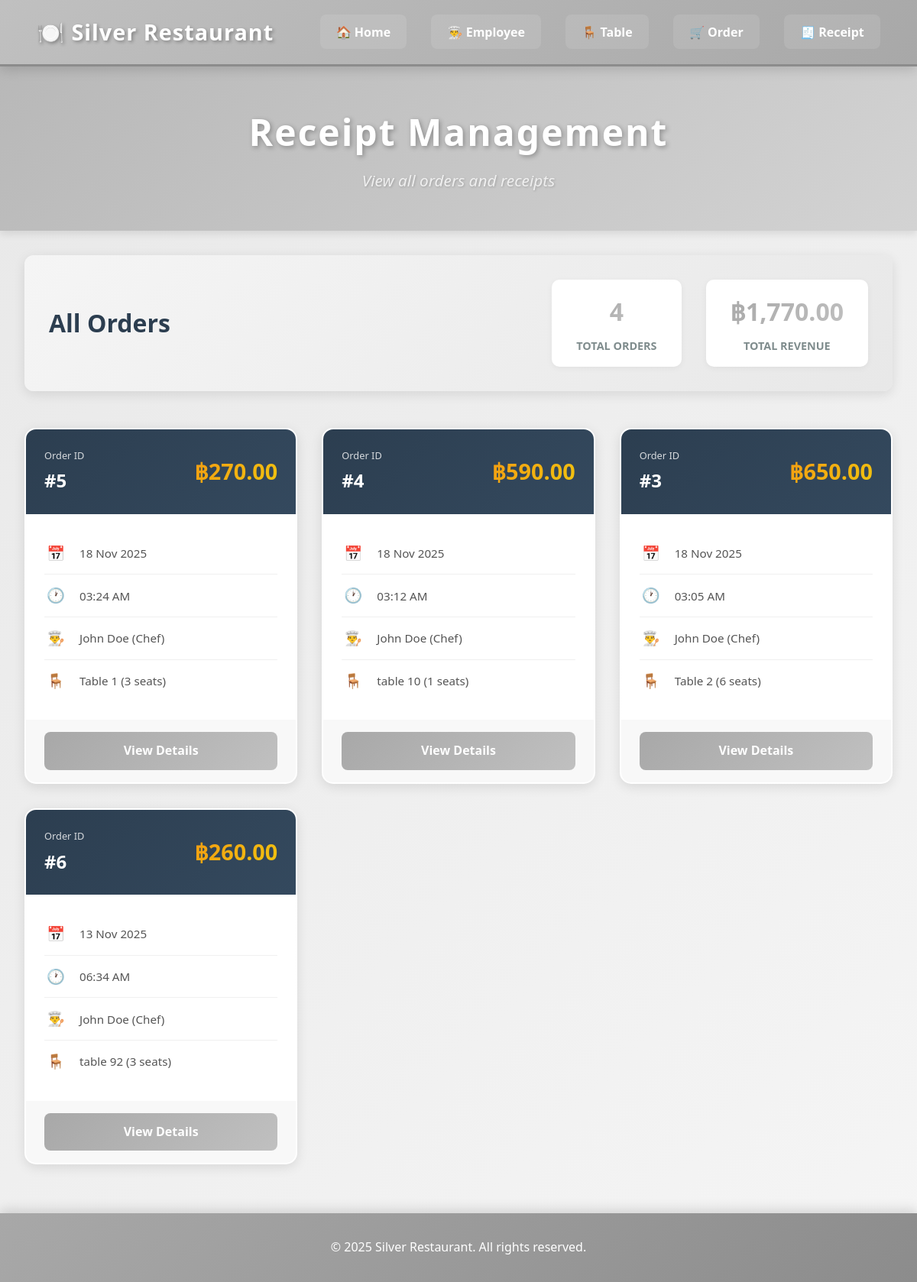
/Receipt.php, run on an earlier commit of the app's database.
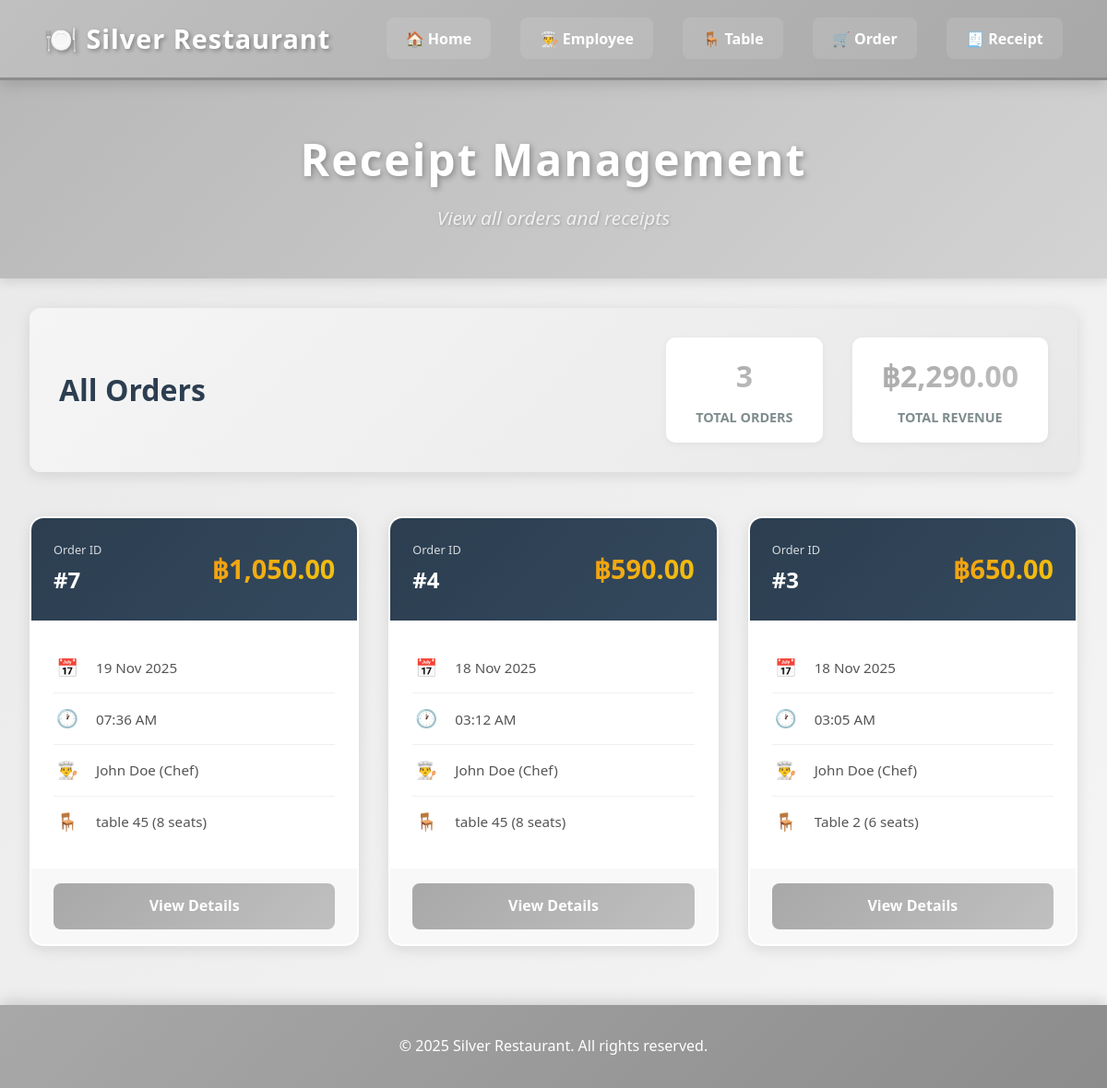
And on a later commit of the database.
### tables this page shows
CREATE TABLE orders (
    order_id INTEGER PRIMARY KEY AUTOINCREMENT,
    employee_id INTEGER NOT NULL,
    table_id INTEGER NOT NULL,
    order_time TEXT NOT NULL,
    order_date TEXT NOT NULL,
    total_amount REAL NOT NULL,
    FOREIGN KEY (employee_id) REFERENCES employee(employee_id),
    FOREIGN KEY (table_id) REFERENCES table_info(table_id)
);

CREATE TABLE employee (
    emp_id INTEGER PRIMARY KEY AUTOINCREMENT,
    empname TEXT NOT NULL,
    position TEXT NOT NULL);

CREATE TABLE table_info (
    table_id INTEGER PRIMARY KEY AUTOINCREMENT,
    table_number TEXT NOT NULL,
    capacity INTEGER NOT NULL,
    status TEXT NOT NULL
);

### Receipt.php (the view, shortened to what this page needs)
<?php
require('DBConnect.php');
$query = "SELECT
    o.order_id,
    o.order_date,
    o.order_time,
    o.total_amount,
    e.empname,
    e.position,
    t.table_number,
    t.capacity
FROM orders o
INNER JOIN employee e ON o.employee_id = e.emp_id
INNER JOIN table_info t ON o.table_id = t.table_id
ORDER BY o.order_date DESC, o.order_time DESC";
$stmt = $db->query($query);
$orders = $stmt->fetchAll(PDO::FETCH_ASSOC);
?>
<!DOCTYPE html>
<html lang="en">
<head>
    <link rel="stylesheet" href="ref.css">
    <link rel="stylesheet" href="Receipt.css">
</head>
<body>
    <nav class="navbar">
        <div class="nav-brand">
            <h1>🍽️ Silver Restaurant</h1>
        </div>
        <ul class="nav-menu">
            <li><a href="index.php">🏠 Home</a></li>
            <li><a href="employee.php">👨‍🍳 Employee</a></li>
            <li><a href="tableU.php">🪑 Table</a></li>
            <li><a href="OrderUi.php">🛒 Order</a></li>
            <li><a href="Receipt.php">🧾 Receipt</a></li>
        </ul>
    </nav>
    <div class="hero-section">
        <h2 class="hero-title">Receipt Management</h2>
        <p class="hero-subtitle">View all orders and receipts</p>
    </div>
    <div class="receipt-container">
        <div class="receipt-header">
            <h2 class="section-title">All Orders</h2>
            <div class="stats-summary">
                <div class="stat-item">
                    <span class="stat-number"><?php echo count($orders); ?></span>
                    <span class="stat-label">Total Orders</span>
                </div>
                <div class="stat-item">
                    <span class="stat-number">฿<?php echo number_format(array_sum(array_column($orders, 'total_amount')), 2); ?></span>
                    <span class="stat-label">Total Revenue</span>
                </div>
            </div>
        </div>
        <?php if (empty($orders)): ?>
            <div class="empty-state">
                <div class="empty-icon">📋</div>
                <h3>No Orders Yet</h3>
                <p>Orders will appear here after they are created</p>
                <a href="OrderUi.php" class="btn-create-order">Create New Order</a>
            </div>
        <?php else: ?>
            <div class="orders-grid">
                <?php foreach($orders as $order): ?>
                    <div class="order-card">
                        <div class="order-card-header">
                            <div class="order-id">
                                <span class="label">Order ID</span>
                                <span class="value">#<?php echo $order['order_id']; ?></span>
                            </div>
                            <div class="order-amount">
                                <span class="amount">฿<?php echo number_format($order['total_amount'], 2); ?></span>
                            </div>
                        </div>
                        <div class="order-card-body">
                            <div class="order-info-row">
                                <span class="icon">📅</span>
                                <span class="text"><?php echo date('d M Y', strtotime($order['order_date'])); ?></span>
                            </div>
                            <div class="order-info-row">
                                <span class="icon">🕐</span>
                                <span class="text"><?php echo date('h:i A', strtotime($order['order_time'])); ?></span>
                            </div>
                            <div class="order-info-row">
                                <span class="icon">👨‍🍳</span>
                                <span class="text"><?php echo $order['empname']; ?> (<?php echo $order['position']; ?>)</span>
                            </div>
                            <div class="order-info-row">
                                <span class="icon">🪑</span>
                                <span class="text"><?php echo $order['table_number']; ?> (<?php echo $order['capacity']; ?> seats)</span>
                            </div>
                        </div>
                        <div class="order-card-footer">
                            <a href="ReceiptDetail.php?order_id=<?php echo $order['order_id']; ?>" class="btn-view-detail">
                                View Details
                            </a>
                        </div>
                    </div>
                <?php endforeach; ?>
            </div>
        <?php endif; ?>
    </div>
    <footer class="footer">
        <p>&copy; 2025 Silver Restaurant. All rights reserved.</p>
    </footer>
</body>
</html>

What changed in the data, as far as the page shows it:
no longer on this page (row unchanged): orders: order_id "5", total_amount "270.00", order_date "18 Nov 2025", order_time "03:24 AM", employee.empname "John Doe", employee.position "Chef", table.table_number "Table 1", table.capacity "3"
no longer on this page (row unchanged): orders: order_id "6", total_amount "260.00", order_date "13 Nov 2025", order_time "06:34 AM", employee.empname "John Doe", employee.position "Chef", table.table_number "table 92", table.capacity "3"
added orders: order_id "7", total_amount "1,050.00", order_date "19 Nov 2025", order_time "07:36 AM", employee.empname "John Doe", employee.position "Chef", table.table_number "table 45", table.capacity "8"
changed through a linked row, orders "03:12 AM": table.table_number "table 10" → "table 45"; table.capacity "1" → "8"
Also different on the page:
count($orders): "4" → "3"
array_sum(array_column($orders, 'total_amount')): "1,770.00" → "2,290.00"
